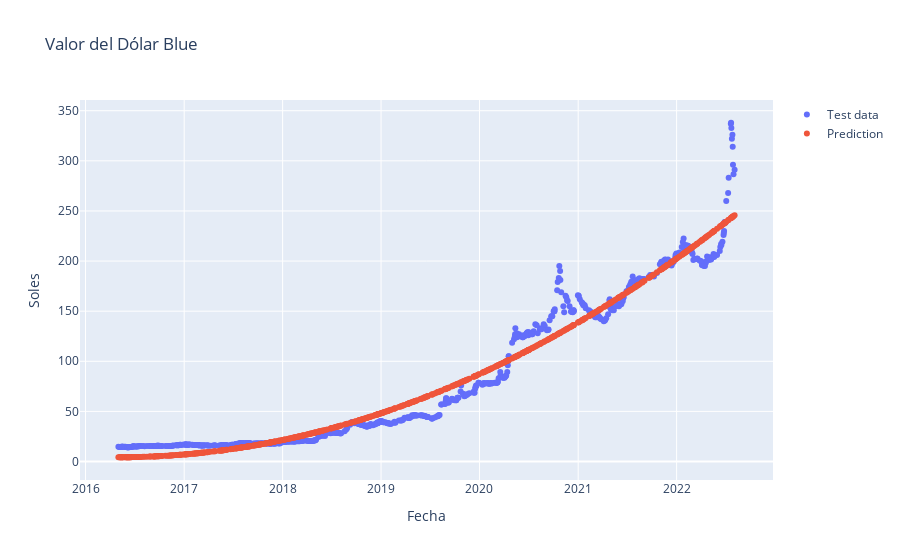

Notebook code cell kept with this figure:
### Code cell
X = table_reg_1['fecha_o'].values.reshape(-1,1)
y = table_reg_1['dolar_b'].values
X_train, X_test, y_train, y_test = train_test_split(X, y, test_size=0.30, random_state = 0)

dolar_b_lr1 = LinearRegression(fit_intercept=True)
dolar_b_lr1.fit(X_train, y_train)

y_predict_train = dolar_b_lr1.predict(X_train)
y_predict = dolar_b_lr1.predict(X_test)
print('Error en datos de train:', mean_squared_error(y_train, y_predict_train))
print('Error en datos de test:', mean_squared_error(y_test, y_predict))
fig = go.Figure()
fechas = [x_to_date(x, day_0_b) for x in X_test[:,0]]
fig.add_trace(go.Scatter(x = fechas, y = y_test, mode='markers', name = 'Test data'))
fig.add_trace(go.Scatter(x = fechas, y = y_predict, mode='markers', name='Prediction'))
fig.update_layout(
    title='Valor del Dólar Blue',
    xaxis_title = 'Fecha',
    yaxis_title = 'Soles')

### Figure 1 — Plotly figure (JSON) as saved in the notebook; plotly's stock layout.template omitted (floating-point values rounded to 4 significant figures; data arrays with more than 128 entries replaced by an {"elided": "..."} marker saying what was removed)
{"data": [{"mode": "markers", "name": "Test data", "type": "scatter", "x": {"elided": "687 str values"}, "y": {"elided": "687 float values"}}, {"mode": "markers", "name": "Prediction", "type": "scatter", "x": {"elided": "687 str values"}, "y": {"elided": "687 float values"}}], "layout": {"title": {"text": "Valor del Dólar Blue"}, "xaxis": {"title": {"text": "Fecha"}}, "yaxis": {"title": {"text": "Soles"}}}}
